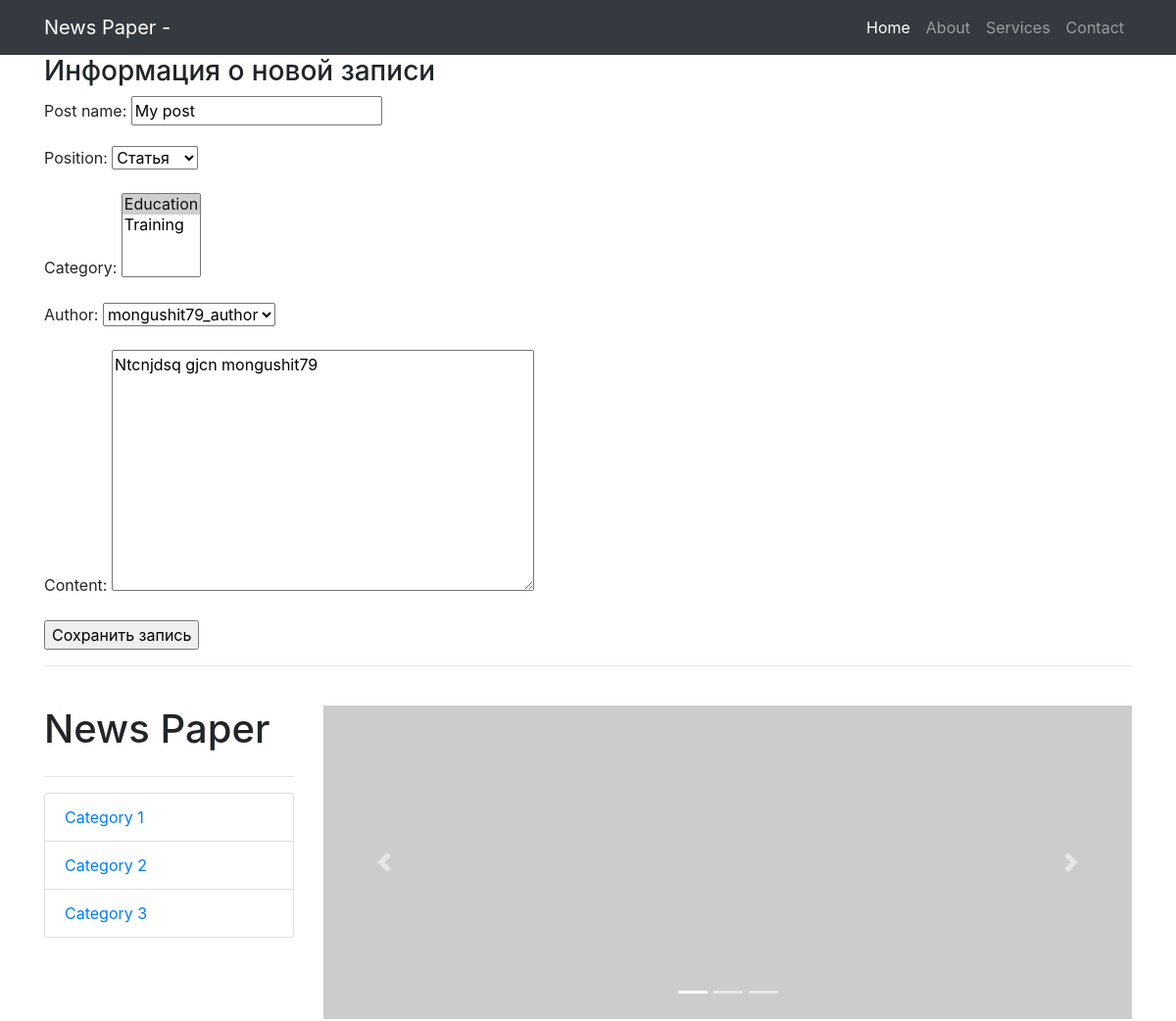
Before: /news/2/update/ (signed in, upper part) with the older database file.
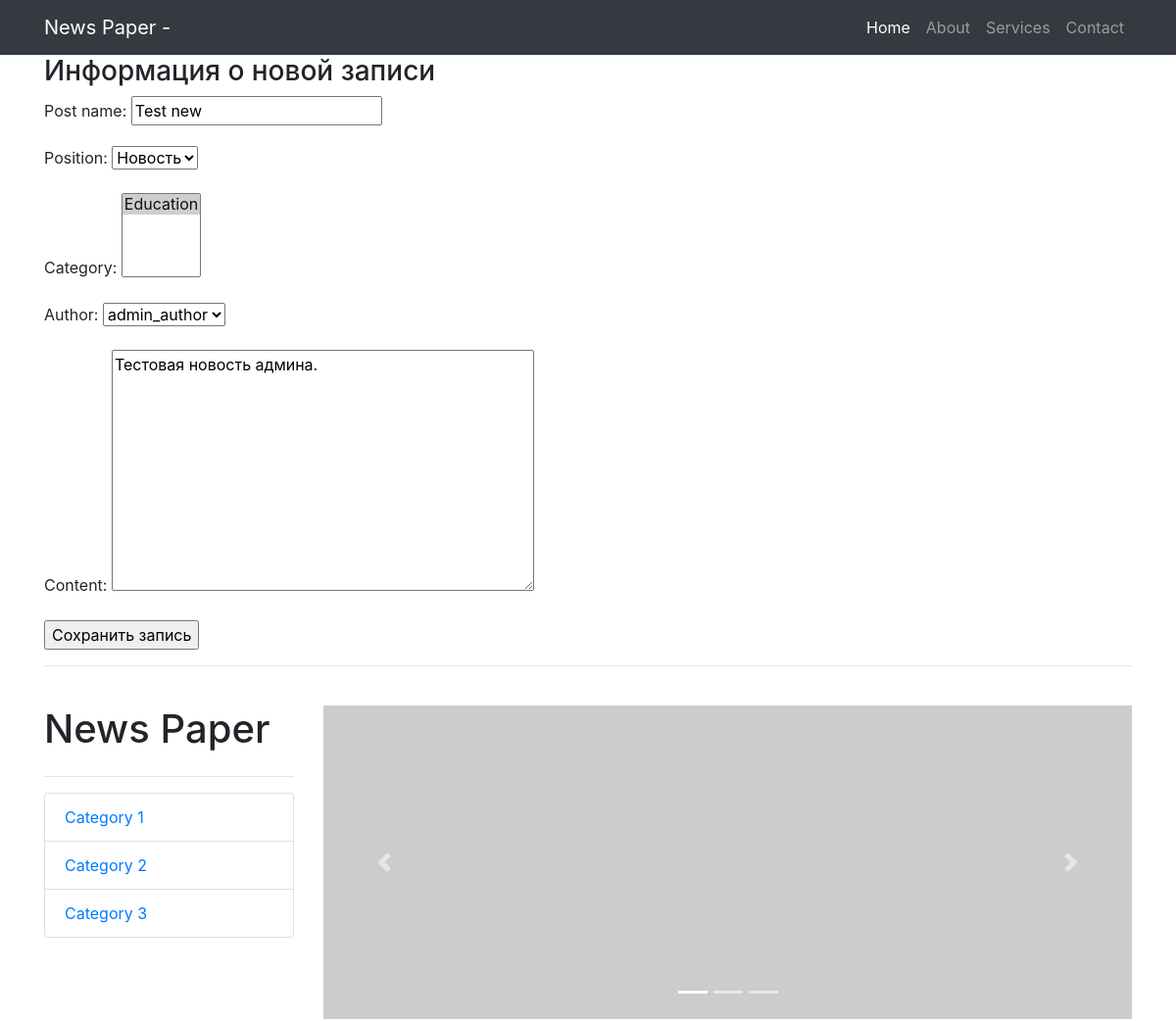
After: the same page with the newer database file.
### news/models.py (models this page shows, shortened)
class Post(models.Model):
    state = 'ST'
    new = 'NE'
    POSITIONS = [
        (state, 'Статья'),
        (new, 'Новость')
    ]
    position = models.CharField(max_length=2,
                                choices=POSITIONS,
                                default=state)
    post_date = models.DateTimeField(auto_now_add=True)
    post_name = models.CharField(max_length=250)
    content = models.TextField()
    rating_post = models.IntegerField(default=0)
    author = models.ForeignKey(Author, on_delete=models.CASCADE)
    category = models.ManyToManyField(Category, through='PostCategory')

class Author(models.Model):
    author = models.CharField(max_length=200)
    rating_auth = models.IntegerField(default=0)
    user = models.OneToOneField(User, on_delete=models.CASCADE)
    def __str__(self):
        return self.author

### news/views.py (the view)
# urls.py: path('<int:pk>/update/', PostUpdateView.as_view(), name='post_update'),
class PostUpdateView(PermissionRequiredMixin, UpdateView):
    permission_required = ('news.change_post',)
    template_name = 'post_create.html'
    form_class = PostForm
    success_url = '/news/'
    def get_object(self, **kwargs):
        id = self.kwargs.get('pk')
        return Post.objects.get(pk=id)

### news/forms.py
class PostForm(ModelForm):
    class Meta:
        model = Post
        fields = ['post_name', 'position', 'category', 'author', 'content']

### news/models.py (called while the page is built)
    def __str__(self):
        return self.name

### templates/post_create.html (shortened to what this page needs)
{% extends 'flatpages/default.html' %}
{% block content %}
    <h3>Информация о новой записи</h3>
    <form method="POST">
        {{ form.as_p }}
        <input type="submit" value="Сохранить запись">
    </form>
{% endblock content %}

Changed rows visible on the page:
changed Post: post_name "My post" → "Test new"; position "Статья" → "Новость"; content "Ntcnjdsq gjcn mongushit79" → "Тестовая новость админа."
computed for Author: author "mongushit79_author" → "admin_author"
Other visible differences:
form field category: "Education ☑ / Training" → "Education ☑"
